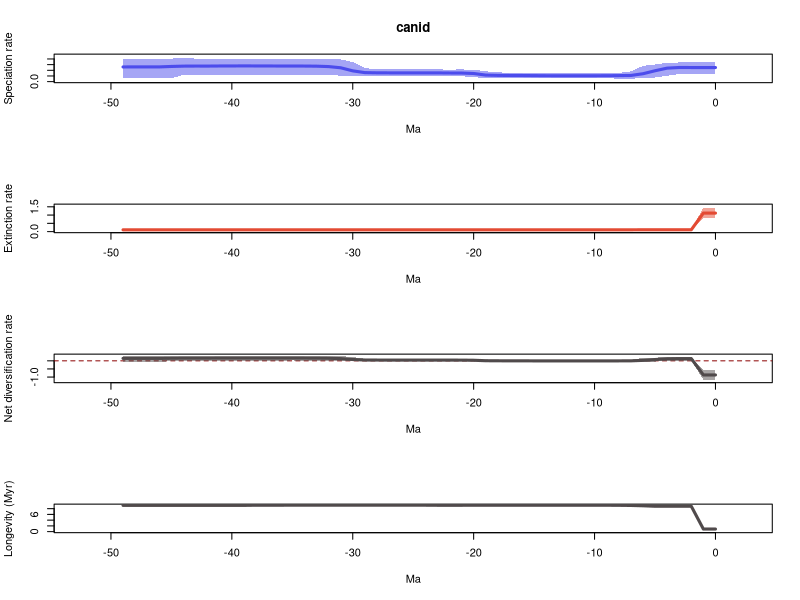

This chart was generated by the following R code:
# 1 files combined:
# 	/home/eeb177-student/Desktop/eeb-177/lab-work/exercise-9/pyrate_mcmc_logs/canid_occ_1_marginal_rates.log

# 95% HPDs calculated using code from Biopy (https://www.cs.auckland.ac.nz/~yhel002/biopy/)

pdf(file='/home/eeb177-student/Desktop/eeb-177/lab-work/exercise-9/pyrate_mcmc_logs/canid_occ_1_marginal_rates_RTT.pdf',width=0.6*9, height=16.8)
par(mfrow=c(4,1))
library(scales)
L_hpd_m95=c(0.132642381846, 0.132642381846,0.132642381846,0.132642381846,0.1041823644,0.0720354691883,0.0625641835584,0.0517461527213,0.0517461527213,0.0606091700216,0.0613843881839,0.0613843881839,0.0613843881839,0.0613843881839,0.0613843881839,0.0613843881839,0.0613843881839,0.058789158163,0.0613843881839,0.0653467113263,0.0765618413026,0.0957899279472,0.0957899279472,0.0976895066446,0.0990199229985,0.0990199229985,0.0990199229985,0.0990199229985,0.0976895066446,0.0957899279472,0.103924407766,0.103924407766,0.122405626056,0.119556136156,0.119556136156,0.119556136156,0.109575930385,0.109575930385,0.109575930385,0.109575930385,0.109575930385,0.109575930385,0.125042495061,0.109575930385,0.119556136156,0.0568467651702,0.0568467651702,0.0568467651702,0.0568467651702,0.0568467651702)
L_hpd_M95=c(0.338055088916, 0.338055088916,0.338055088916,0.338055088916,0.331412710117,0.302000262202,0.277511088408,0.181377816169,0.154659349001,0.154659349001,0.154659349001,0.154659349001,0.154659349001,0.154659349001,0.154659349001,0.154425872452,0.154659349001,0.154659349001,0.16408983693,0.181526657486,0.210570792673,0.21494152074,0.212994292003,0.21494152074,0.21494152074,0.21494152074,0.21494152074,0.21494152074,0.216315582576,0.24059756953,0.347006179417,0.390669556698,0.404323354633,0.404323354633,0.404323354633,0.404323354633,0.404323354633,0.404323354633,0.404323354633,0.404323354633,0.404323354633,0.404323354633,0.404323354633,0.404825092994,0.424293367303,0.404825092994,0.404323354633,0.404323354633,0.404323354633,0.404323354633)
M_hpd_m95=c(0.810838572477, 0.810838572477,0.0876241392507,0.0876241392507,0.0876241392507,0.0876241392507,0.0876241392507,0.0886098101699,0.0895347619635,0.0918976745422,0.0918976745422,0.0918976745422,0.0918976745422,0.0918976745422,0.0918976745422,0.0918976745422,0.0918976745422,0.0918976745422,0.0918976745422,0.0918976745422,0.0918976745422,0.0895347619635,0.0895347619635,0.0895347619635,0.0895347619635,0.0918976745422,0.0918976745422,0.0918976745422,0.0918976745422,0.0918976745422,0.0918976745422,0.0918976745422,0.0918976745422,0.0918976745422,0.0918976745422,0.0918976745422,0.0895347619635,0.0895347619635,0.0895347619635,0.0895347619635,0.0895347619635,0.0895347619635,0.0895347619635,0.0895347619635,0.0895347619635,0.0895347619635,0.0895347619635,0.0895347619635,0.0895347619635,0.0895347619635)
M_hpd_M95=c(1.45191810531, 1.45191810531,0.137038288041,0.137038288041,0.137038288041,0.137038288041,0.130023599338,0.127237870161,0.127237870161,0.128958302092,0.128958302092,0.128958302092,0.128958302092,0.128958302092,0.128958302092,0.128958302092,0.128958302092,0.128958302092,0.128958302092,0.128958302092,0.128958302092,0.127237870161,0.127237870161,0.127237870161,0.127237870161,0.128958302092,0.128958302092,0.128958302092,0.128958302092,0.128958302092,0.128958302092,0.128958302092,0.128958302092,0.128958302092,0.128958302092,0.128958302092,0.127237870161,0.127237870161,0.127237870161,0.127237870161,0.127237870161,0.127237870161,0.127237870161,0.127237870161,0.127237870161,0.127237870161,0.127237870161,0.127237870161,0.127237870161,0.127237870161)
R_hpd_m95=c(-1.16447342677, -1.16447342677,0.019056154367,0.019056154367,-0.00163407501203,-0.0465169826908,-0.0526958729634,-0.0764189900641,-0.0526958729634,-0.0520658247637,-0.0520658247637,-0.0520658247637,-0.0520658247637,-0.0520658247637,-0.0520658247637,-0.0465169826908,-0.0465169826908,-0.0465169826908,-0.0465169826908,-0.0465145475029,-0.027107675308,-0.0158279740945,-0.0140228982363,-0.0133730666931,-0.0133730666931,-0.0133730666931,-0.0133730666931,-0.0133730666931,-0.0200048610875,-0.0262704760621,-0.0073399169716,-0.00557284748961,0.00435725883164,0.00134190629411,0.00134190629411,0.0238059780508,0.00134190629411,0.00134190629411,0.00134190629411,0.00958892017247,0.00958892017247,0.00958892017247,0.00134190629411,0.00958892017247,0.00134190629411,-0.0376083237477,-0.046312886347,-0.046312886347,-0.046312886347,-0.046312886347)
R_hpd_M95=c(-0.578612238835, -0.578612238835,0.236887352621,0.236887352621,0.236887352621,0.195809329086,0.177992762182,0.056949619923,0.056949619923,0.0542781763256,0.0522736276706,0.0522736276706,0.0522736276706,0.0522736276706,0.0522736276706,0.0542781763256,0.0522736276706,0.0513796367768,0.0542781763256,0.0605739792187,0.110198852676,0.109683401624,0.109683401624,0.109683401624,0.109683401624,0.109683401624,0.109683401624,0.109683401624,0.109683401624,0.124349653914,0.236259342189,0.290573784306,0.290573784306,0.2974526754,0.2974526754,0.315736106321,0.2974526754,0.2974526754,0.2974526754,0.312497014861,0.312497014861,0.312497014861,0.290573784306,0.316120308742,0.316120308742,0.316120308742,0.2974526754,0.2974526754,0.2974526754,0.2974526754)
L_mean=c(0.248555549492, 0.248555549492,0.248555549492,0.24929698919,0.238001032824,0.191606832073,0.13900496267,0.108836272087,0.106212533733,0.104158490271,0.103797629636,0.103797629636,0.103797629636,0.103797629636,0.103927630207,0.105707965701,0.107611290262,0.108593927507,0.110614562753,0.115428250793,0.143468746189,0.151526216684,0.152145418621,0.154103572114,0.153853233683,0.15416236793,0.154319330772,0.154459341454,0.155377992993,0.158790663771,0.190010936798,0.244572020251,0.265438163766,0.272606035196,0.274540407277,0.275472735467,0.27541732493,0.275979928086,0.276698935542,0.277363815928,0.276577509952,0.275896892762,0.274182978105,0.274641205931,0.273294784364,0.267816696466,0.259749864222,0.259749864222,0.259786898399,0.259073936698)
M_mean=c(1.11855152047, 1.11855152047,0.112986782292,0.113073415515,0.113073415515,0.113036886831,0.110928502439,0.109586219318,0.10903817155,0.10874092473,0.10874092473,0.10874092473,0.10874092473,0.10874092473,0.10874092473,0.10874092473,0.10874092473,0.10874092473,0.10874092473,0.10874092473,0.10874092473,0.108858645245,0.108858645245,0.108858645245,0.108565244558,0.108519332493,0.108519332493,0.108519332493,0.108519332493,0.108519332493,0.108519332493,0.108470177076,0.108470177076,0.108470177076,0.108470177076,0.108470177076,0.108627692991,0.108627692991,0.108627692991,0.10926742616,0.10926742616,0.10926742616,0.10926742616,0.10926742616,0.10926742616,0.10926742616,0.10926742616,0.10926742616,0.10926742616,0.10926742616)
R_mean=c(-0.869995970976, -0.869995970976,0.1355687672,0.136223573674,0.124927617309,0.0785699452417,0.0280764602312,-0.000749947230547,-0.00282563781668,-0.00458243445883,-0.00494329509449,-0.00494329509449,-0.00494329509449,-0.00494329509449,-0.00481329452362,-0.00303295902881,-0.00112963446801,-0.000146997222804,0.00187363802315,0.00668732606245,0.0347278214588,0.0426675714392,0.0432867733756,0.0452449268686,0.0452879891253,0.0456430354366,0.0457999982789,0.045940008961,0.0468586605002,0.0502713312781,0.081491604305,0.136101843175,0.15696798669,0.16413585812,0.166070230201,0.167002558391,0.166789631939,0.167352235095,0.168071242551,0.168096389768,0.167310083792,0.166629466602,0.164915551945,0.165373779771,0.164027358204,0.158549270306,0.150482438062,0.150482438062,0.150519472239,0.149806510538)
trans=0.5
age=(0:(50-1))* -1
plot(age,age,type = 'n', ylim = c(0, 0.466722704034), xlim = c(-52.5,2.5), ylab = 'Speciation rate', xlab = 'Ma',main='canid' )
polygon(c(age, rev(age)), c(L_hpd_M95, rev(L_hpd_m95)), col = alpha("#4c4cec",trans), border = NA)
lines(rev(age), rev(L_mean), col = "#4c4cec", lwd=3)
plot(age,age,type = 'n', ylim = c(0, 1.59710991584), xlim = c(-52.5,2.5), ylab = 'Extinction rate', xlab = 'Ma' )
polygon(c(age, rev(age)), c(M_hpd_M95, rev(M_hpd_m95)), col = alpha("#e34a33",trans), border = NA)
lines(rev(age), rev(M_mean), col = "#e34a33", lwd=3)
plot(age,age,type = 'n', ylim = c(-1.28092076945, 0.347732339616), xlim = c(-52.5,2.5), ylab = 'Net diversification rate', xlab = 'Ma' )
abline(h=0,lty=2,col="darkred")
polygon(c(age, rev(age)), c(R_hpd_M95, rev(R_hpd_m95)), col = alpha("#504A4B",trans), border = NA)
lines(rev(age), rev(R_mean), col = "#504A4B", lwd=3)
plot(age,age,type = 'n', ylim = c(0, max(1/M_mean)), xlim = c(-52.5,2.5), ylab = 'Longevity (Myr)', xlab = 'Ma' )
lines(rev(age), rev(1/M_mean), col = "#504A4B", lwd=3)
n <- dev.off()